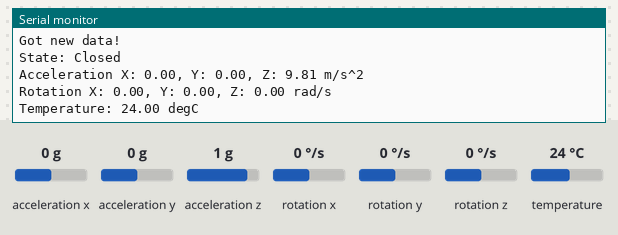
Simulated run of this sketch. Board: Arduino Leonardo, built with avr-gcc and run on an emulated ATmega32U4. On the bench: the last lines printed to the serial monitor. The test bench sets the inputs (shaded band); at power-on: rotation x 0 °/s, acceleration x 0 g, acceleration y 0 g, acceleration z 1 g, rotation y 0 °/s, rotation z 0 °/s, temperature 24 °C.

Above: at 1.3 s.
1.4 s: rotation x set to 100 °/s
At 2.0 s:
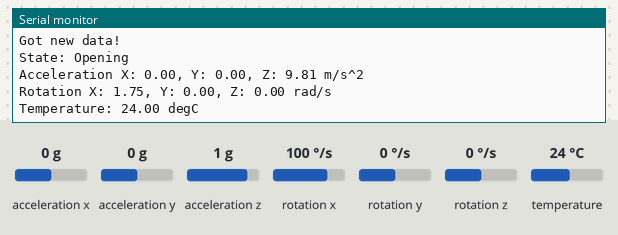
3.6 s: acceleration x set to -1.4 g
At 4.1 s:
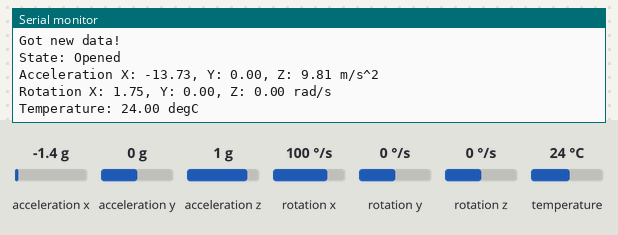
5.6 s: acceleration y set to -1.4 g
At 6.1 s:
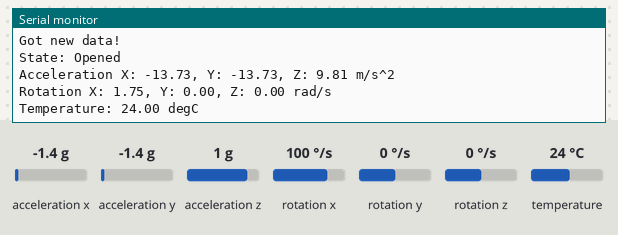
7.1 s: acceleration z set to -1.4 g
At 7.7 s:
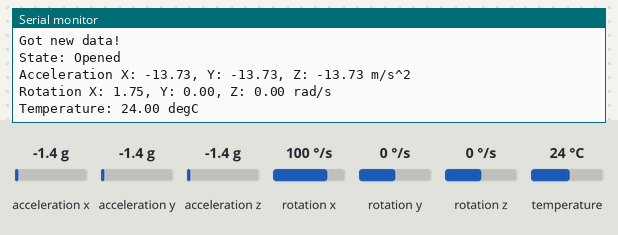
8.6 s: rotation y set to -192 °/s
At 9.2 s:
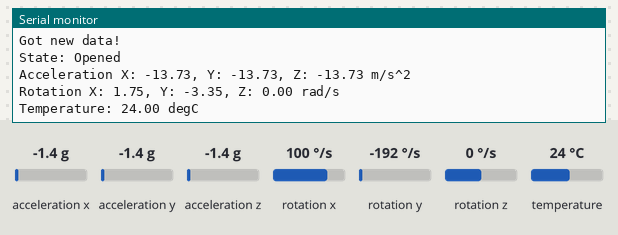

Measured:
- after the input at 1.4 s, the serial monitor: prints a new line after 0.24 s (image 1)
- after the input at 3.6 s, the serial monitor: prints a new line after 0.08 s (image 2)
- after the input at 5.6 s, the serial monitor: prints a new line after 0.11 s (image 3)
- after the input at 7.1 s, the serial monitor: prints a new line after 0.14 s (image 4)
- after the input at 8.6 s, the serial monitor: prints a new line after 0.17 s (image 5)

The sketch:

garage_mpu6050.ino
```cpp
#include <Adafruit_MPU6050.h>
#include <Adafruit_Sensor.h>
#include <Wire.h>

Adafruit_MPU6050 mpu;

// Define the states
enum State{
  CLOSED,
  OPENED,
  OPENING,
  OPENING_TIMEOUT,
  ROTATED,
  ROTATED_TIMEOUT
};

State currentState = CLOSED;
unsigned long stateStartTime = 0;
float openingTotalRadians = 0;
const unsigned long OPENING_TIMEOUT_DURATION = 4000;
const unsigned long ROTATED_TIMEOUT_DURATION = 4000;
const unsigned long OPENED_TIMEOUT_DURATION = 14000;
const float Y_ACCELERATION_THRESHOLD = -0.4;

// Define the events
enum Event {
  RESET_ALL,
  MOTION_TIMEOUT,
  ROTATION_COMPLETE
};

Event currentEvent = RESET_ALL;

void resetState() {
  currentState = CLOSED;
  currentEvent = RESET_ALL;
  stateStartTime = millis();
  openingTotalRadians = 0.0;
}

void handleEvent(Event event) {
  currentEvent = event;
}

void transitionTo(State newState) {
  currentState = newState;
  stateStartTime = millis();
}

void setup(void) {
  Serial.begin(115200);
  while (!Serial)
    delay(10); // will pause Zero, Leonardo, etc until serial console opens

  Serial.println("Adafruit MPU6050 test!");

  // Try to initialize!
  if (!mpu.begin()) {
    Serial.println("Failed to find MPU6050 chip");
    while (1) {
      delay(10);
    }
  }
  Serial.println("MPU6050 Found!");

  mpu.setAccelerometerRange(MPU6050_RANGE_8_G);
  Serial.print("Accelerometer range set to: ");
  switch (mpu.getAccelerometerRange()) {
  case MPU6050_RANGE_2_G:
    Serial.println("+-2G");
    break;
  case MPU6050_RANGE_4_G:
    Serial.println("+-4G");
    break;
  case MPU6050_RANGE_8_G:
    Serial.println("+-8G");
    break;
  case MPU6050_RANGE_16_G:
    Serial.println("+-16G");
    break;
  }
  mpu.setGyroRange(MPU6050_RANGE_500_DEG);
  Serial.print("Gyro range set to: ");
  switch (mpu.getGyroRange()) {
  case MPU6050_RANGE_250_DEG:
    Serial.println("+- 250 deg/s");
    break;
  case MPU6050_RANGE_500_DEG:
    Serial.println("+- 500 deg/s");
    break;
  case MPU6050_RANGE_1000_DEG:
    Serial.println("+- 1000 deg/s");
    break;
  case MPU6050_RANGE_2000_DEG:
    Serial.println("+- 2000 deg/s");
    break;
  }

  mpu.setFilterBandwidth(MPU6050_BAND_21_HZ);
  Serial.print("Filter bandwidth set to: ");
  switch (mpu.getFilterBandwidth()) {
  case MPU6050_BAND_260_HZ:
    Serial.println("260 Hz");
    break;
  case MPU6050_BAND_184_HZ:
    Serial.println("184 Hz");
    break;
  case MPU6050_BAND_94_HZ:
    Serial.println("94 Hz");
    break;
  case MPU6050_BAND_44_HZ:
    Serial.println("44 Hz");
    break;
  case MPU6050_BAND_21_HZ:
    Serial.println("21 Hz");
    break;
  case MPU6050_BAND_10_HZ:
    Serial.println("10 Hz");
    break;
  case MPU6050_BAND_5_HZ:
    Serial.println("5 Hz");
    break;
  }

  sensors_event_t a, g, temp;
  mpu.getEvent(&a, &g, &temp);

  stateStartTime = millis();

  Serial.println("");
  delay(100);
}

void loop() {
  // Get new sensor events with the readings
  sensors_event_t a, g, temp;
  mpu.getEvent(&a, &g, &temp);
  //debug
  Serial.println("Got new data!");

  // Check for rotation in the X axis
  bool rotating = false;
  float rotationSpeedX = 0.0;
  if (g.gyro.x > 0.2) {
    rotating = true;
    rotationSpeedX = g.gyro.x;
    openingTotalRadians += rotationSpeedX * 0.5;
  }

  // Check if acceleration in the Y axis is increasing
  float accY = a.acceleration.x;  //for now, it is .x - change it according to sensor orientation
  static float prevAccY = 0.0;
  bool accYDecreasing = (accY - prevAccY < Y_ACCELERATION_THRESHOLD);
  prevAccY = accY;

  // State machine
  switch (currentState) {
    case CLOSED:
      if (rotating) {
        transitionTo(OPENING);
      }
      break;

    case OPENING:
      if (openingTotalRadians > 2.0) {
        transitionTo(ROTATED);
      } else if (!rotating) {
        transitionTo(OPENING_TIMEOUT);
      }
      break;

    case OPENING_TIMEOUT:
      if (millis() - stateStartTime >= OPENING_TIMEOUT_DURATION) {
        resetState();
      } else if (rotating) {
        transitionTo(OPENING);
      }
      break;

    case ROTATED:
      if (!rotating && !accYDecreasing) {
        transitionTo(ROTATED_TIMEOUT);
      } else if (accYDecreasing) {
        transitionTo(OPENED);
      }
      break;

    case ROTATED_TIMEOUT:
      if (millis() - stateStartTime >= ROTATED_TIMEOUT_DURATION) {
        resetState();
      } else if (accYDecreasing) {
        transitionTo(OPENED);
      } else if (rotating) {
        transitionTo(ROTATED);
      }
      break;

    case OPENED:
      if (millis() - stateStartTime >= OPENED_TIMEOUT_DURATION) {
        transitionTo(CLOSED);
      }
      break;

    default:
      break;
  }

  Serial.print("State: ");
  switch (currentState) {
    case CLOSED:
      Serial.println("Closed");
      break;
    case OPENED:
      Serial.println("Opened");
      break;
    case OPENING:
      Serial.println("Opening");
      break;
    case OPENING_TIMEOUT:
      Serial.println("Opening Timeout");
      break;
    case ROTATED:
      Serial.println("Rotated");
      break;
    case ROTATED_TIMEOUT:
      Serial.println("Rotated Timeout");
      break;
  }

  Serial.print("Acceleration X: ");
  Serial.print(a.acceleration.x);
  Serial.print(", Y: ");
  Serial.print(a.acceleration.y);
  Serial.print(", Z: ");
  Serial.print(a.acceleration.z);
  Serial.println(" m/s^2");

  Serial.print("Rotation X: ");
  Serial.print(g.gyro.x);
  Serial.print(", Y: ");
  Serial.print(g.gyro.y);
  Serial.print(", Z: ");
  Serial.print(g.gyro.z);
  Serial.println(" rad/s");

  Serial.print("Temperature: ");
  Serial.print(temp.temperature);
  Serial.println(" degC");


  Serial.println("");
  delay(500);
}
```
